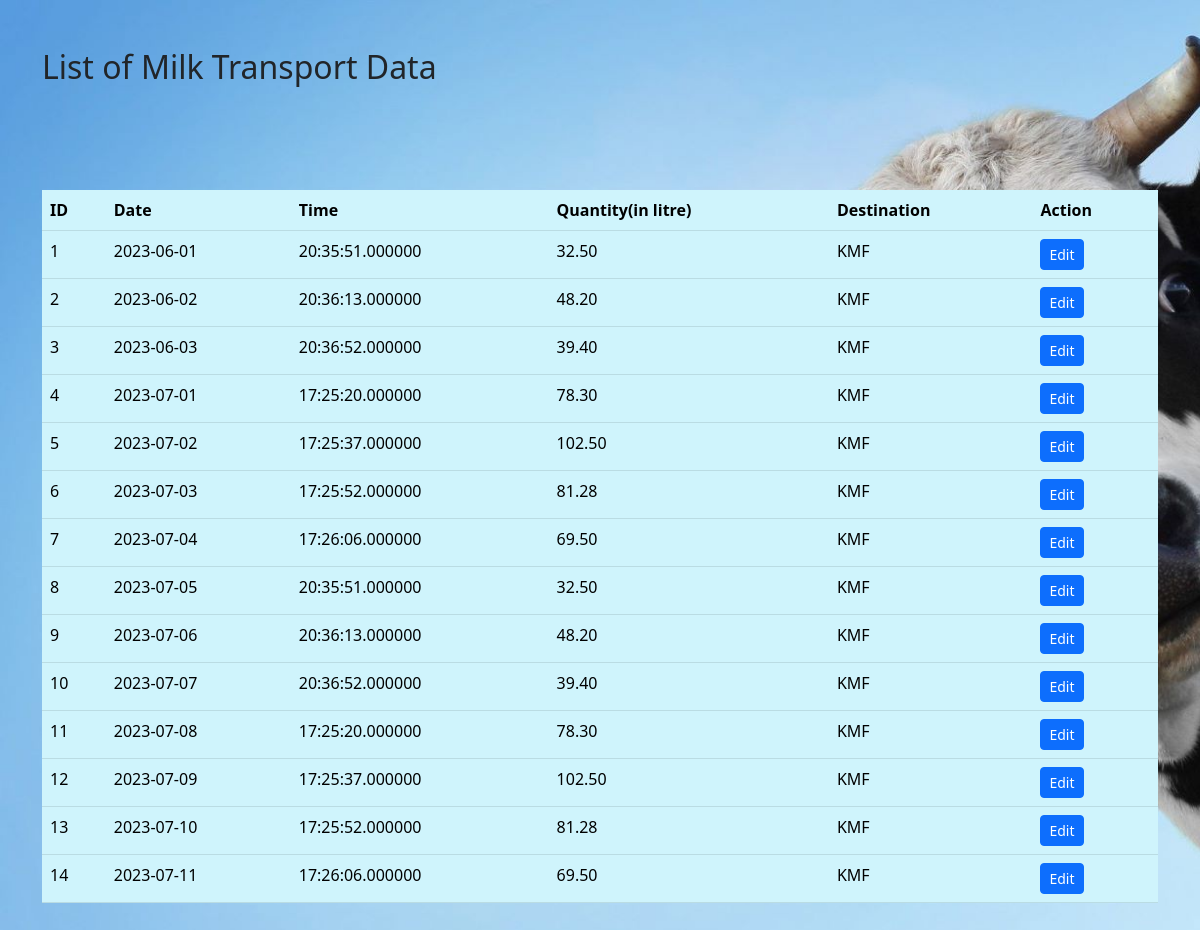
Page /PHP/viewtransport.php on the committed database.
### tables this page shows
CREATE TABLE `tbltransport` (
  `t_id` int(10) NOT NULL,
  `m_qty` double(10,2) NOT NULL,
  `t_date` date NOT NULL,
  `time` time(6) NOT NULL DEFAULT current_timestamp(),
  `loc` varchar(10) NOT NULL DEFAULT 'KMF'
);

### PHP/viewtransport.php (the view, shortened to what this page needs)
<!DOCTYPE html>
<html lang="en">
<head>
    <link rel="stylesheet" href="css/bootstrap.min.css"/>
</head>
<body style="background-image: url(img3.jpg);background-size:cover;background-repeat: no-repeat;">
    <div class="container my-5" >
        <h2>List of Milk Transport Data</h2>
        <br/>
        <br/>
        <br/>
        <br/>
        <table class="table table-info" >
            <thead>
                <tr>
                    <th>ID</th>
                    <th>Date</th>
                    <th>Time</th>
                    <th>Quantity(in litre)</th>
                    <th>Destination</th>
                    <th>Action</th>
                </tr>
            </thead>
            <tbody>
                <?php
                $con=new mysqli("localhost","root","","phpdairy1");
                $sql="SELECT * FROM tbltransport";
                $result=$con->query($sql);
                while($row = $result->fetch_assoc()){
                    echo "
                    <tr>
                    <td>$row[t_id]</td>
                    <td>$row[t_date]</td>
                    <td>$row[time]</td>
                    <td>$row[m_qty]</td>
                    <td>$row[loc]</td>
                    <td>
                    <a class='btn btn-primary btn-sm'href='/phpdairy/edittransport.php?tid=$row[t_id]'>Edit</a>
                    </td>
                </tr>
                ";
                }
                ?>
            </tbody>
        </table>
    </div>
</body>
</html>

### rows in the picture
tbltransport: t_id "1", t_date "2023-06-01", time "20:35:51.000000", m_qty "32.50", loc "KMF"
tbltransport: t_id "2", t_date "2023-06-02", time "20:36:13.000000", m_qty "48.20", loc "KMF"
tbltransport: t_id "3", t_date "2023-06-03", time "20:36:52.000000", m_qty "39.40", loc "KMF"
tbltransport: t_id "4", t_date "2023-07-01", time "17:25:20.000000", m_qty "78.30", loc "KMF"
tbltransport: t_id "5", t_date "2023-07-02", time "17:25:37.000000", m_qty "102.50", loc "KMF"
tbltransport: t_id "6", t_date "2023-07-03", time "17:25:52.000000", m_qty "81.28", loc "KMF"
tbltransport: t_id "7", t_date "2023-07-04", time "17:26:06.000000", m_qty "69.50", loc "KMF"
tbltransport: t_id "8", t_date "2023-07-05", time "20:35:51.000000", m_qty "32.50", loc "KMF"
tbltransport: t_id "9", t_date "2023-07-06", time "20:36:13.000000", m_qty "48.20", loc "KMF"
tbltransport: t_id "10", t_date "2023-07-07", time "20:36:52.000000", m_qty "39.40", loc "KMF"
tbltransport: t_id "11", t_date "2023-07-08", time "17:25:20.000000", m_qty "78.30", loc "KMF"
tbltransport: t_id "12", t_date "2023-07-09", time "17:25:37.000000", m_qty "102.50", loc "KMF"
tbltransport: t_id "13", t_date "2023-07-10", time "17:25:52.000000", m_qty "81.28", loc "KMF"
tbltransport: t_id "14", t_date "2023-07-11", time "17:26:06.000000", m_qty "69.50", loc "KMF"
